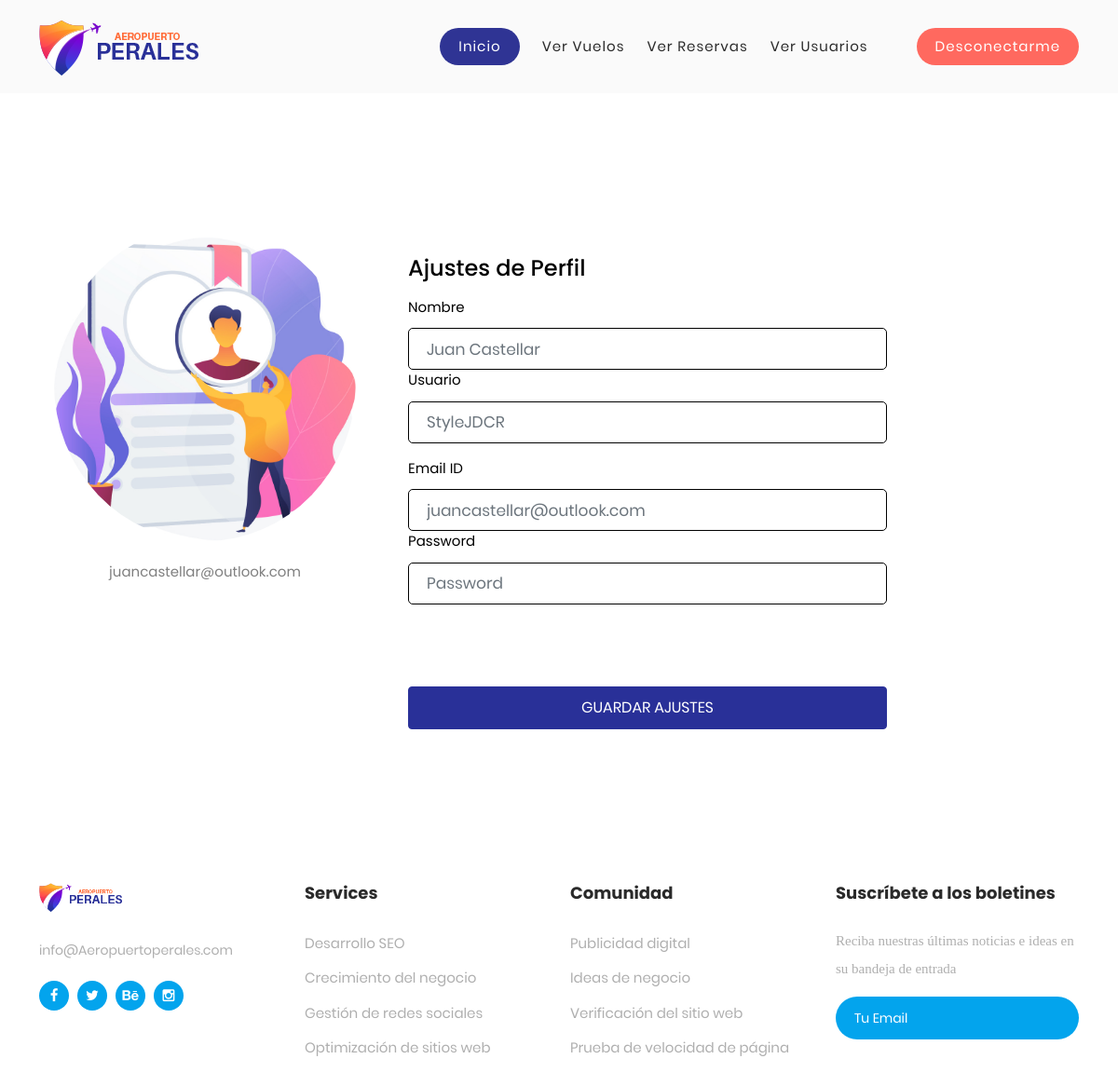
Page /profile (signed in) on the committed database.
### tables this page shows
CREATE TABLE usuarios (id_usuario INTEGER NOT NULL PRIMARY KEY, id_tipo_usuario INTEGER NOT NULL, nombre VARCHAR NOT NULL, usuario VARCHAR NOT NULL, correo VARCHAR NOT NULL, contraseña VARCHAR NOT NULL, fecha_nacimiento DATE, documento_usuario INTEGER);

### app.py (the view)
@app.route('/profile')
@login_required
def profile():
    user_id = session.get('user_id', 'user_id')
    db = get_db()
    user = db.execute('SELECT * FROM usuarios WHERE id_usuario= ?', (user_id,)).fetchone()
    if user:
        return render_template('profile.html', user=user)
    return f"Usuario con id ={user_id} no existe"

### app.py (called while the page is built)
def login_required(view):
    @functools.wraps(view)
    def wrapped_view(**kwargs):
        if g.user is None:
            return redirect(url_for('login'))
        return view(**kwargs)
    return wrapped_view

@app.before_request
def load_logged_in_user():
    user_id = session.get('user_id')
    if user_id is None:
        g.user = None
    else:
        db = get_db()
        g.user = db.execute('SELECT * FROM usuarios WHERE id_usuario = ?', (user_id,)).fetchone()

### db.py (called while the page is built)
def get_db():
    try:
        if 'db' not in g:
            g.db = sqlite3.connect('database.db')
        return g.db
    except Error:
        print(Error)

### templates/profile.html (shortened to what this page needs)
{% extends "base.html" %}
{% block content %}
<div class="wrapper">
            <div class="container rounded bg-white mt-5 mb-5">
    <div class="row">
        <div class="col-md-4 border-right">
            <div class="d-flex flex-column align-items-center text-center p-3 py-5"><img class="rounded-circle mt-5" src="{{ url_for('static', filename='images/perfil.jpg')}}"><span class="font-weight-bold">Leonard</span><span class="text-black-50">{{ user.4 }}</span></div>
        </div>
        <div class="col-md-6 border-right">
            <div class="p-3 py-5">
                <div class="d-flex justify-content-between align-items-center mb-3">
                    <h4 class="text-right" style="margin: 80px 0 0 0">Ajustes de Perfil</h4>
                </div>
                <div class="row mt-2">
                    <div class="col-md-12"><label class="labels">Nombre</label><input type="text" style="border: 1px solid black;" class="form-control" placeholder="{{ user.2 }}" ></div>
                    <div class="col-md-12"><label class="labels">Usuario</label><input type="text" style="border: 1px solid black;" class="form-control"  placeholder="{{ user.3 }}"></div>
                </div>
                <div class="row mt-3">
                    <div class="col-md-12"><label class="labels">Email ID</label><input type="text" style="border: 1px solid black;" class="form-control" placeholder="{{ user.4 }}" ></div>
                    <div class="col-md-12"><label class="labels">Password</label><input type="text" style="border: 1px solid black;" class="form-control" placeholder="Password" ></div>
                </div>
                <div class="mt-5 text-center"><button class="btn btn-primary profile-button" type="button">Guardar Ajustes</button></div>
            </div>
        </div>
    </div>
</div>
</div>
{% endblock %}

### static/css/main.css (style rules this page uses)
* { margin: 0px; padding: 0px; box-sizing: border-box; }
body, html { height: 100%; font-family: Poppins-Regular, sans-serif; }
h1,h2,h3,h4,h5,h6 { margin: 0px; }
input { outline: none; border: none; }
label { display: block; margin: 0; }
button { outline: none !important; border: none; background: transparent; }
* { -webkit-box-sizing: border-box; -moz-box-sizing: border-box; box-sizing: border-box; }
body { font-family: Poppins-Regular; font-size: 15px; margin: 0; color: #fff; }
input, textarea, select, button { font-family: Poppins-Regular; }
p, h1, h2, h3, h4, h5, h6, ul { margin: 0; }
img { max-width: 100%; }
.wrapper { min-height: 100vh; display: flex; }
label { margin-bottom: 11px; display: block; color: black; }
.form-control { border: 1px solid rgba(255, 255, 255, 0.5); border-radius: 5px; display: block; width: 100%; height: 45px; background: none; padding: 0 19px; color: #fff; font-size: 17px; }
button { border: none; width: 100%; height: 46px; border-radius: 22.5px; margin: auto; margin-top: 40px; cursor: pointer; display: flex; align-items: center; justify-content: center; padding: 0; background: #fff; color: #ff97a4; text-transform: uppercase; font-size: 17px; overflow: hidden; -webkit-transform: perspective(1px) translateZ(0); transform: perspective(1px) translateZ(0); position: relative; -webkit-transition-property: color; transition-property: color; -webkit-transition-duration: 0.3s; transition-duration: 0.3s; }
button:before { content: ""; position: absolute; z-index: -1; top: 0; bottom: 0; left: 0; right: 0; background: #fd677a; -webkit-transform: scaleX(0); transform: scaleX(0); -webkit-transform-origin: 50%; transform-origin: 50%; -webkit-transition-property: transform; transition-property: transform; -webkit-transition-duration: 0.3s; transition-duration: 0.3s; -webkit-transition-timing-function: ease-out; transition-timing-function: ease-out; }

### static/css/template_aeropuerto_perales.css (style rules this page uses)
html, body, div, span, applet, object, iframe, h1, h2, h3, h4, h5, h6, p, blockquote, div pre, a, abbr, acronym, address, big, cite, code, del, dfn, em, font, img, ins, kbd, q, s, samp, small, strike, strong, sub, sup, tt, var, b, u, i, center, dl, dt, dd, ol, ul, li, figure, header, nav, section, article, aside, footer, figcaption { margin: 0; padding: 0; border: 0; outline: 0; }
* { box-sizing: border-box; }
html, body { font-family: 'Poppins', sans-serif; font-weight: 400; background-color: #fff; -ms-text-size-adjust: 100%; -webkit-font-smoothing: antialiased; -moz-osx-font-smoothing: grayscale; }
h1, h2, h3, h4, h5, h6 { margin-top: 0px; margin-bottom: 0px; }
img { width: 100%; overflow: hidden; }
html, body { background: #fff; font-family: 'Poppins', sans-serif; }
* { padding: 0; margin: 0; box-sizing: border-box; font-family: 'Poppins', sans-serif }
.wrapper { max-width: auto; margin: 50px auto }

### rows in the picture
usuarios: correo "juancastellar@outlook.com", nombre "Juan Castellar", usuario "StyleJDCR"
